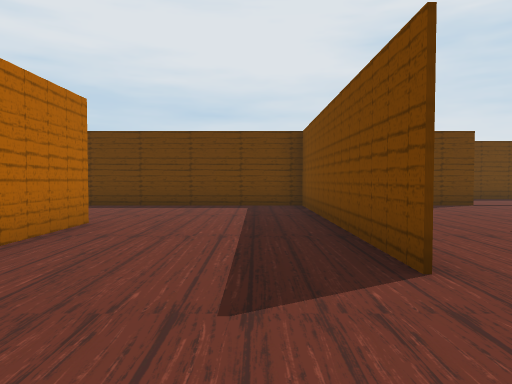
[1] (above)

22 first-person views from a walk through a Unity game level. The camera is 1.4 m above the floor, tilts 2° down and sees 70° across. The floor is counted in squares, 2 m on a side. Each view is taken from the middle of a square. On the plan, view 1 faces up. The plan holds only what a view shows up to about 11 squares ahead; the rest is blank. The player character is not drawn. Door leaves are left out, so doorways stand open. Some surface patterns are stand-ins.

[2]
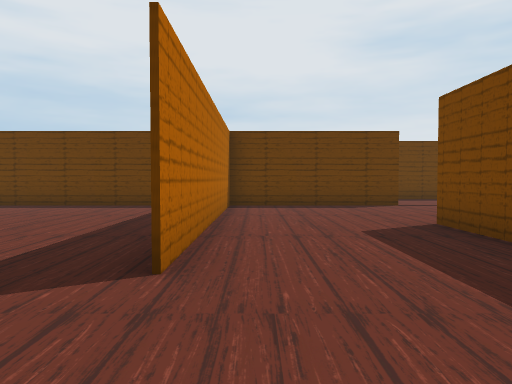

[3]
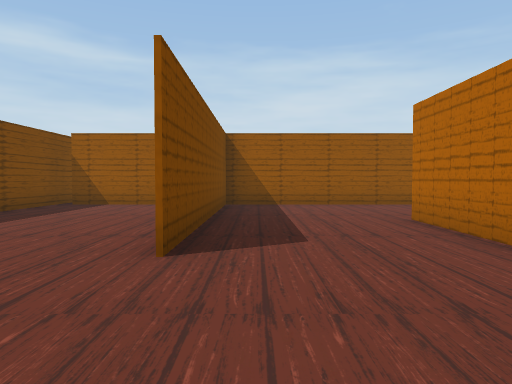

[4]
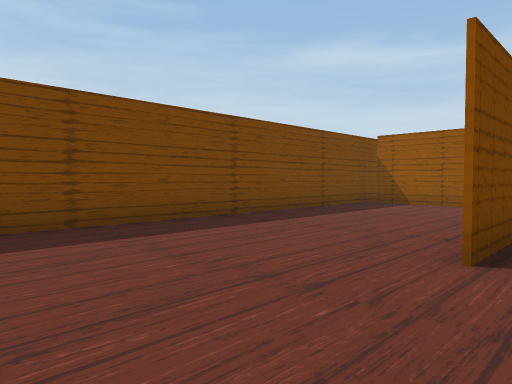

[5]
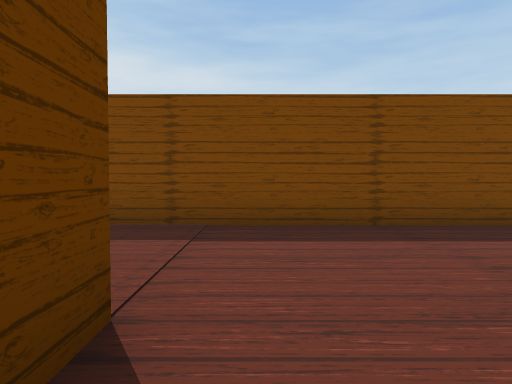

[6]
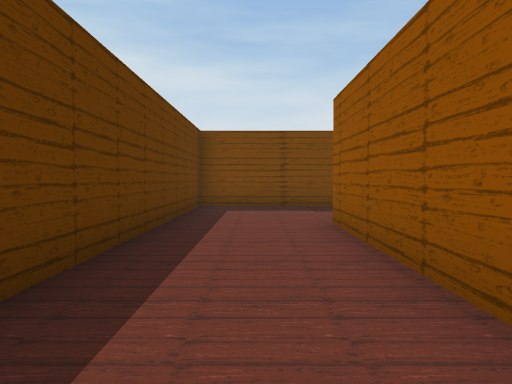

[7]
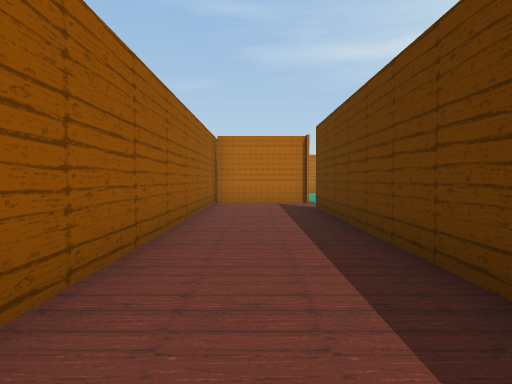

[8]
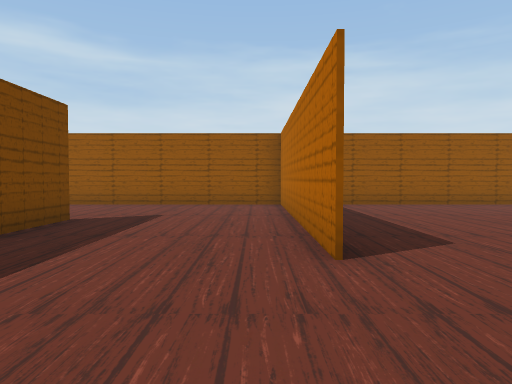

[9]
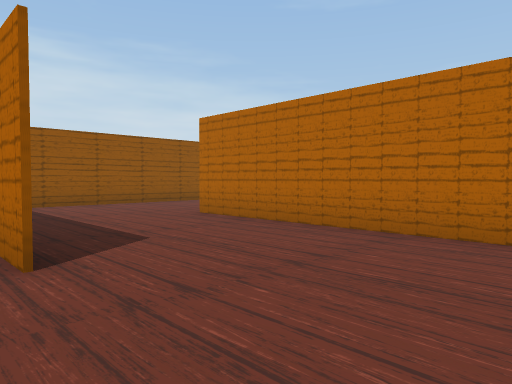

[10]
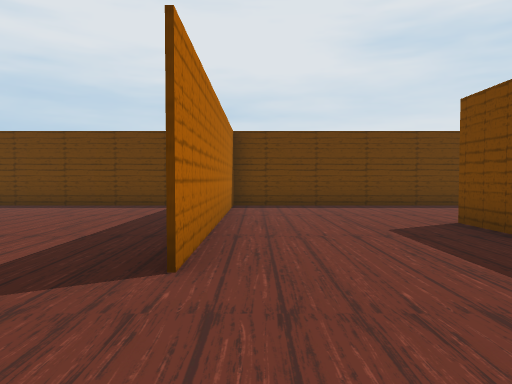

[11]
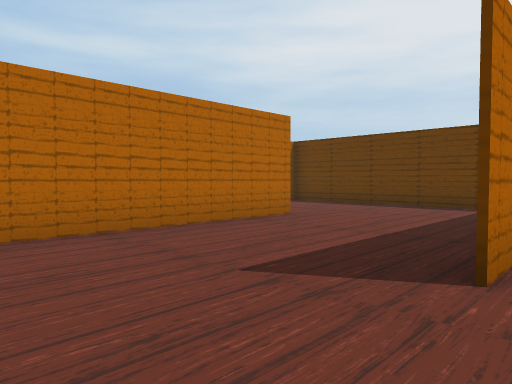

[12]
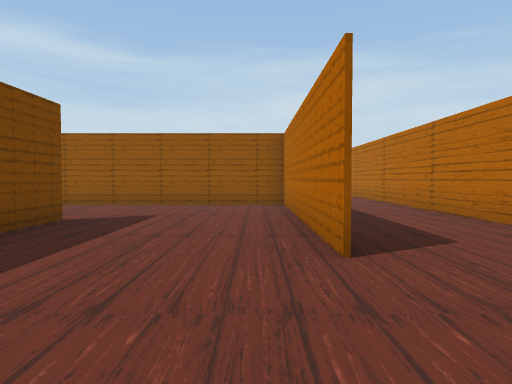

[13]
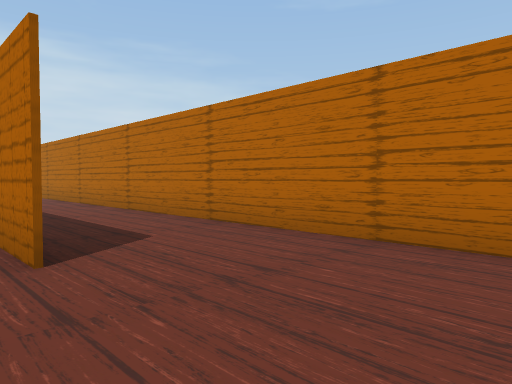

[14]
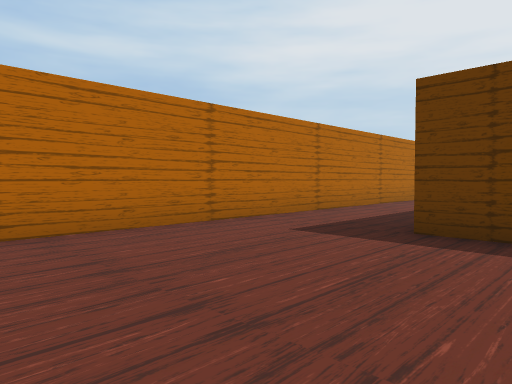

[15]
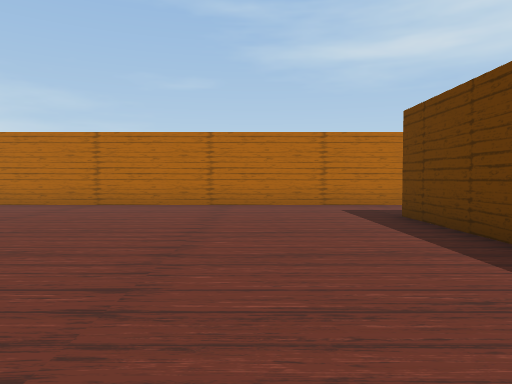

[16]
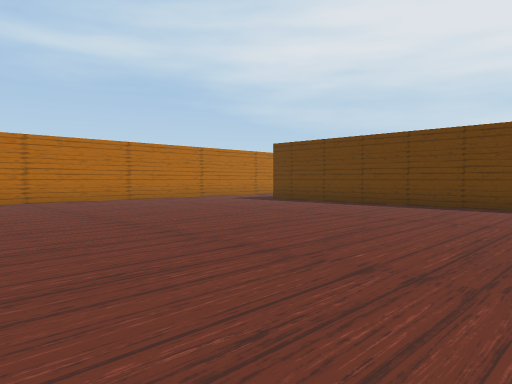

[17]
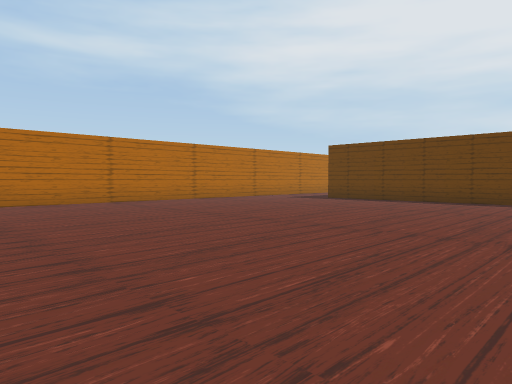

[18]
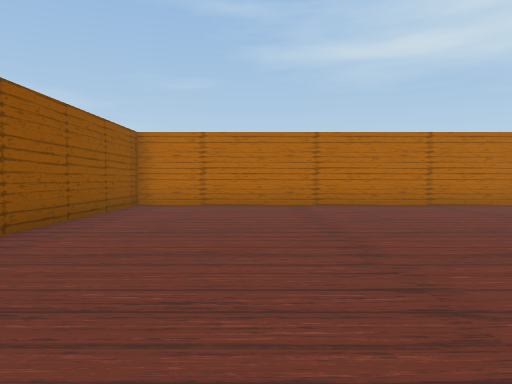

[19]
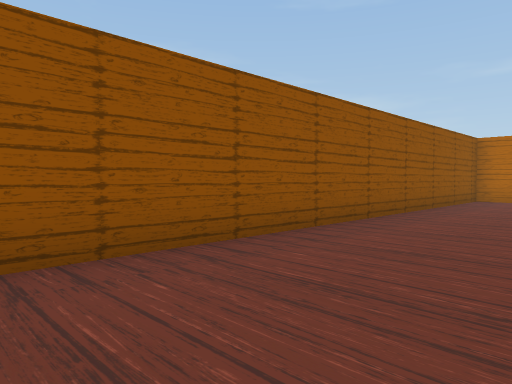

[20]
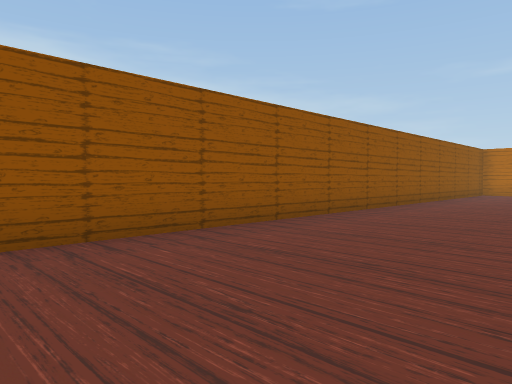

[21]
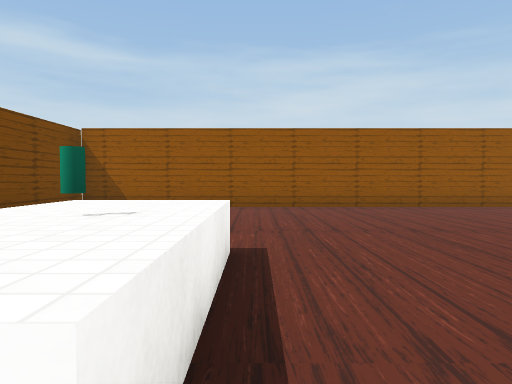

[22]
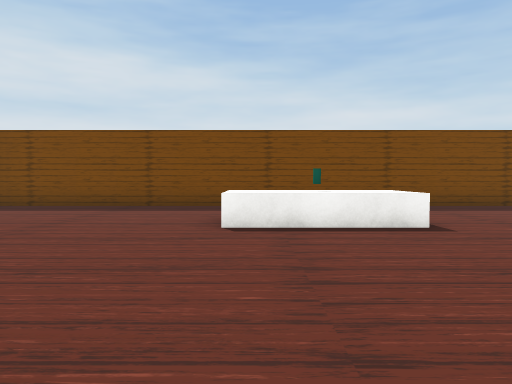

### Floor plan
Ten units are one square. View 1 is at (0, 0); x grows to the right and y downward. Boxes are objects, and circles mark ways between rooms. Rooms are numbered by the first view taken in them; rooms with no view inside come last. Other rooms are left out.
<svg viewBox="-144 -130 244 300">
<path fill="none" stroke="#000" d="M-27 -46 -27 -59 -27 12 48 12 48 -58M12 -26 12 -96M13 -96 13 -26M-67 -26 -67 -44M59 -97 -66 -97 -66 -26M-84 -97 -129 -97M-57 -125 -57 -98 59 -98M-108 -59 -108 12 -44 12M68 12 91 12M95 10 95 -125 -40 -125M-139 -84 -139 -64M-36 12 -110 12M95 165 95 10M-139 -64 -139 162 94 162M52 85 52 75M52 105 52 94"/>
<rect x="55" y="85" width="10" height="10" fill="#bbb"><title>other object</title></rect>
<circle cx="-125" cy="-55" r="3" fill="#2a7"/>
<text x="-10" y="-50">1</text>
<text x="-20" y="90">2</text>
</svg>
Room 1 opens to room 2.

Where each view was taken, in squares from view 1:
view 1: 0 up, 0 right, facing up
view 2: 0 up, 2 right, facing up
view 3: 9 up, 4 right, facing down
view 4: 9 up, 4 right, facing down-right
view 5: 9 up, 4 right, facing right
view 6: 11 up, 0 right, facing right
view 7: 11 up, 5 right, facing left
view 8: 9 up, 2 left, facing down
view 9: 9 up, 2 left, facing down-left
view 10: 0 up, 6 left, facing up
view 11: 0 up, 6 left, facing up-left
view 12: 9 up, 10 left, facing down
view 13: 9 up, 10 left, facing down-left
view 14: 6 down, 9 left, facing up-left
view 15: 4 down, 4 left, facing left
view 16: 11 down, 2 left, facing up-left
view 17: 13 down, 3 left, facing up-left
view 18: 13 down, 4 left, facing left
view 19: 13 down, 1 left, facing down-left
view 20: 12 down, 4 right, facing down-left
view 21: 7 down, 5 right, facing down
view 22: 8 down, 0 right, facing right
